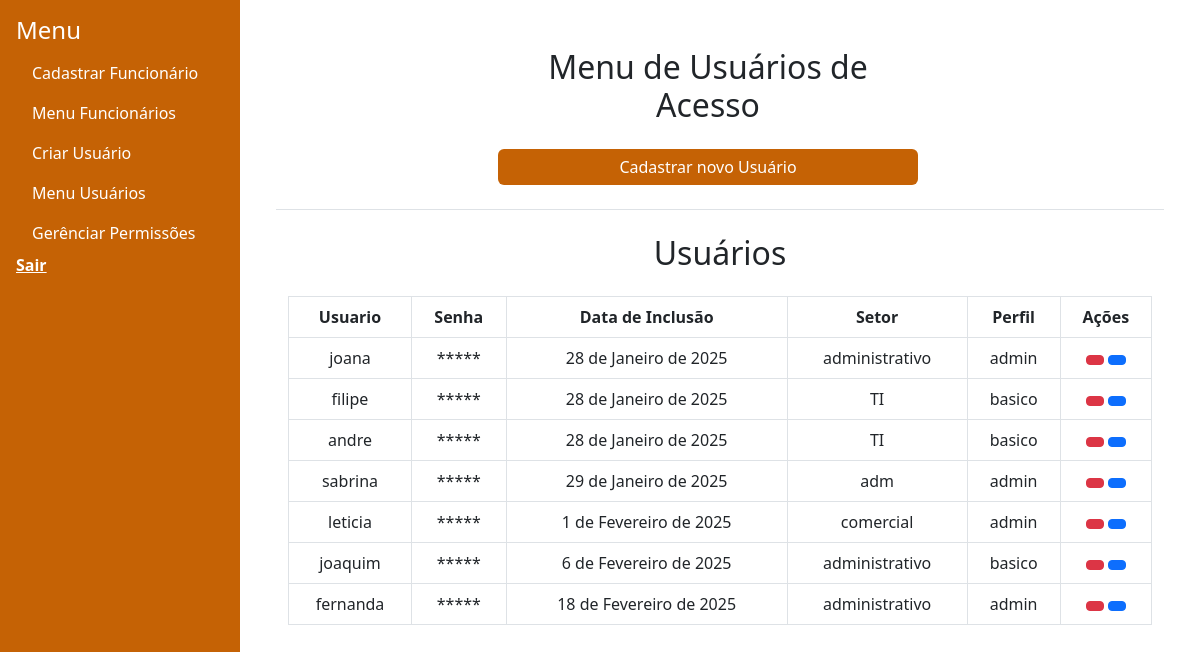
Page /funcionarios/admin/menu-usuarios/ on the earlier database version.
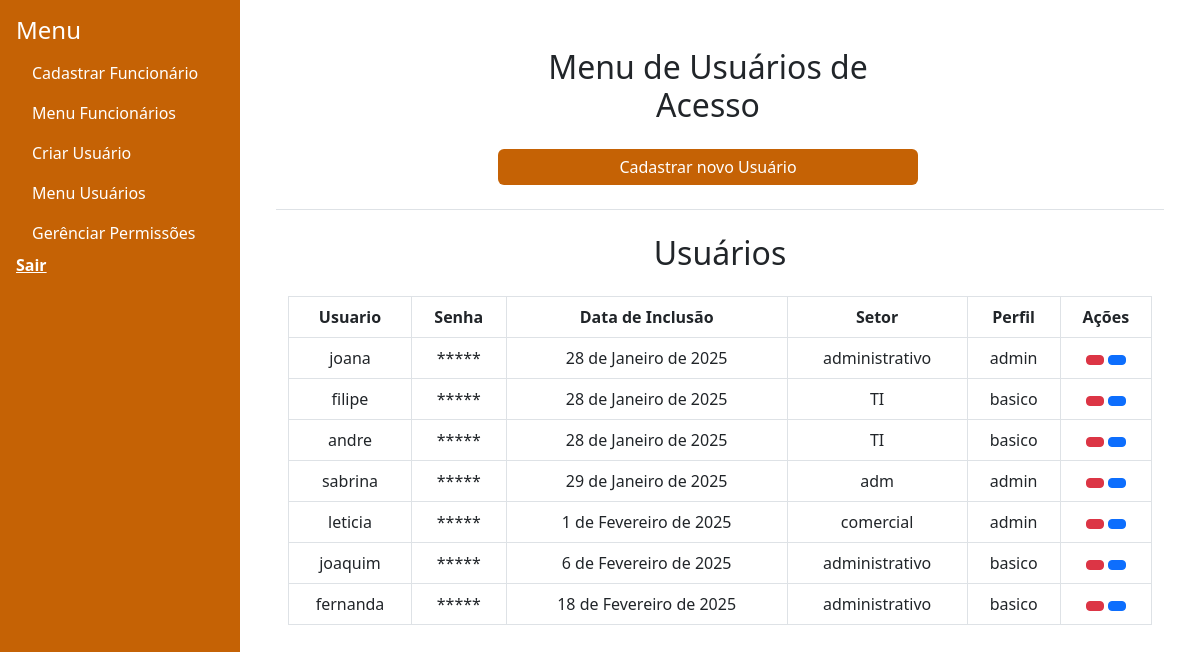
Same page on the later database version.
### funcionarios/models.py (models this page shows)
class UsuarioBasico(AbstractBaseUser, PermissionsMixin):
    TIPO_USUARIO = [
        ('admin', 'Administrador'),
        ('basico', 'Básico'),
    ]
    usuario = models.CharField(
        max_length=150,
        blank=False,
        unique=True,
        null=False,
        verbose_name="Usuário",
        help_text="Digite um nome de usuário com digitos e números.")
    id_usuario = models.AutoField(primary_key=True)
    perfil = models.CharField(max_length=50, choices=TIPO_USUARIO, default='basico')
    setor = models.CharField(max_length=100)
    data_criarUsu = models.DateField(null=True, blank=True, default=timezone.now)
    is_active = models.BooleanField(default=True)
    is_admin = models.BooleanField(default=False)
    is_staff = models.BooleanField(default=False)
    USERNAME_FIELD = 'usuario'
    REQUIRED_FIELDS = ['perfil']
    objects = GerenciadorUsuarios()
    def __str__(self):
        return self.usuario if self.usuario else f"Usuário {self.id_usuario}"
    @property
    def is_staff(self):
        return self.is_admin

### funcionarios/views.py (the view)
# urls.py: path('admin/menu-usuarios/', views.menu_usuarios, name='menu_usuarios'),
def menu_usuarios(request):
    usuarios = UsuarioBasico.objects.all().order_by('data_criarUsu')
    print(usuarios)
    logging.info(usuarios)
    return render(request, 'admin/menu_usuarios.html', {'usuarios': usuarios})

### funcionarios/templates/admin/menu_usuarios.html (shortened to what this page needs)
{% extends "funcionarios/base.html" %}
    {% block content %}
    <div class="container text-center align-items-center min-vh-100">
    <div class="col-lg-6 col-md-8 col-sm-12 mx-auto">
        <div class="container mt-4">
            <div class="row w-100">
                <h2 class="text-center mb-4"> Menu de Usuários de Acesso</h2>
                <a
                href="{% url 'funcionarios:criar_usuario' %}"
                class="btn btn-primary text-center"
                id="botao_novo_usuario"
                style="background-color:#c56205 !important; border:#b85c07;">Cadastrar novo Usuário</a>
            </div>
        </div>
    </div>
    <div class="my-4 border-top mt-4"></div>
    <div class="container mt-4">
        <h2 class="text-center mt-2">Usuários</h2>
        <div class="table-responsive mt-4">
            <form id="actionForm" method="POST" action="{% url 'funcionarios:menu_usuarios' %}">
                <table class="table table-bordered">
                    <thead>
                        <tr>
                            <th>Usuario</th>
                            <th>Senha</th>
                            <th>Data de Inclusão</th>
                            <th>Setor</th>
                            <th>Perfil</th>
                            <th>Ações</th>
                        </tr>
                    </thead>
                    <tbody>
                        {% for usuario in usuarios %}
                        <tr>
                            <td>{{ usuario.usuario|default:"Não informado" }}</td>
                            <td class="senha-usuario" data-senha="{{ usuario.password }}">
                                {% if usuario.password  %}
                                    *****
                                {% else %}
                                    não definida
                                {% endif %}
                            </td>
                            <td>{{ usuario.data_criarUsu|default:"Não informado" }}</td>
                            <td>{{ usuario.setor|default:"Não informado" }}</td>
                            <td>{{ usuario.perfil|default:"Não informado" }}</td>
                            <td>
                                <button type="button"
                                    class="btn btn-danger btn-sm confirm-exclusao"
                                    data-bs-toggle="modal"
                                    data-bs-target="#confirmDeleteModal{{ usuario.id_usuario}}"
                                    data-id_usuario="{{ usuario.id_usuario }}"
                                    title="Excluir">
                                </button>
                                <a href="{% url 'funcionarios:editar_usuario' usuario.id_usuario %}"
                                    class="btn btn-primary btn-sm aligh-items-center custom-button"
                                    title="Editar">
                                </a>
                            </td>
                        </tr>
                        {% empty %}
                        <tr>
                            <td colspan="6" class="text-center">Nenhum usuário cadastrado</td>
                        </tr>
                            {% endfor %}
                        </tbody>
                    </table>
                </form>
            </div>
        </div>
    </div>
    {% endblock %}

Differences in the rows shown:
changed UsuarioBasico "fernanda": perfil "admin" → "basico"
